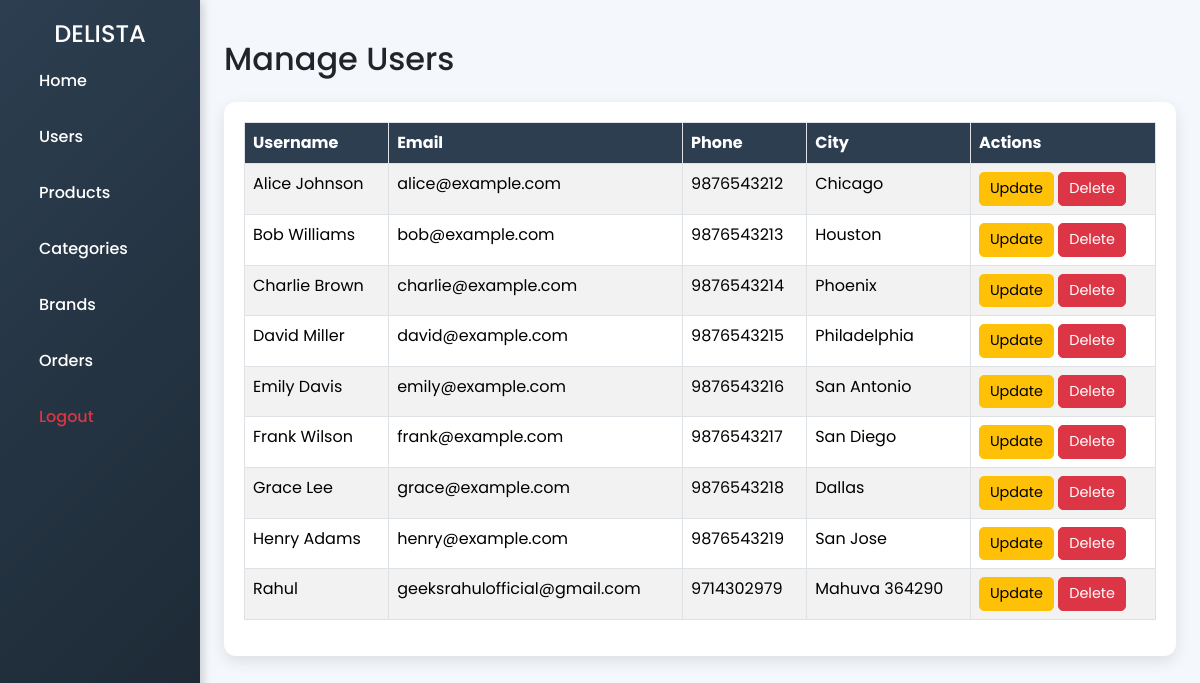
The app's page /admin/users/index.php (signed in) with its own data.
### tables this page shows
CREATE TABLE `users` (
  `id` int(11) NOT NULL,
  `username` varchar(50) NOT NULL,
  `email` varchar(100) NOT NULL,
  `phone` varchar(15) NOT NULL,
  `password` varchar(255) NOT NULL,
  `address` varchar(255) DEFAULT NULL,
  `city` varchar(50) DEFAULT NULL
);

### admin/users/index.php (the view, shortened to what this page needs)
<!DOCTYPE html>
<html lang="en">
<head>
    <link href="../../assets/css/bootstrap.min.css" rel="stylesheet">
</head>
<body>
<?php
    include '../../db/config.php';
?>
<div class="container-fluid">
    <div class="row">
        <?php include '../sidebar.php'; ?>
        <main class="col-md-9 ms-sm-auto col-lg-10 px-md-4 content">
            <h2 class="mb-4">Manage Users</h2>
            <div class="table-container">
                <table class="table table-bordered table-striped">
                    <thead>
                        <tr>
                            <th>Username</th>
                            <th>Email</th>
                            <th>Phone</th>
                            <th>City</th>
                            <th>Actions</th>
                        </tr>
                    </thead>
                    <tbody>
                        <?php
                        $query = "SELECT * FROM users";
                        $result = mysqli_query($conn, $query);
                        if(mysqli_num_rows($result) > 0) {
                            while($row = mysqli_fetch_assoc($result)) {
                                echo "<tr>
                                        <td>{$row['username']}</td>
                                        <td>{$row['email']}</td>
                                        <td>{$row['phone']}</td>
                                        <td>{$row['city']}</td>
                                        <td>
                                            <a href='update.php?id={$row['id']}' class='btn btn-warning btn-sm'>Update</a>
                                            <a href='delete.php?id={$row['id']}' class='btn btn-danger btn-sm' onclick='return confirm(Are you sure?)'>Delete</a>
                                        </td>
                                      </tr>";
                            }
                        } else {
                            echo "<tr><td colspan='7' class='text-center'>No Users Found</td></tr>";
                        }
                        ?>
                    </tbody>
                </table>
            </div>
        </main>
    </div>
</div>
</body>
</html>

### admin/users/index.php (style rules this page uses)
body { background: #f4f7fc; font-family: 'Poppins', sans-serif; }
.content { padding: 40px; }
.table-container { background: white; padding: 20px; border-radius: 12px; box-shadow: 0px 5px 15px rgba(0, 0, 0, 0.1); }
.table th { background: #2c3e50; color: white; }
.btn-sm { font-size: 0.9rem; padding: 5px 10px; border-radius: 5px; }

### records on screen
users: username "Alice Johnson", email "alice@example.com", phone "9876543212", city "Chicago"
users: username "Bob Williams", email "bob@example.com", phone "9876543213", city "Houston"
users: username "Charlie Brown", email "charlie@example.com", phone "9876543214", city "Phoenix"
users: username "David Miller", email "david@example.com", phone "9876543215", city "Philadelphia"
users: username "Emily Davis", email "emily@example.com", phone "9876543216", city "San Antonio"
users: username "Frank Wilson", email "frank@example.com", phone "9876543217", city "San Diego"
users: username "Grace Lee", email "grace@example.com", phone "9876543218", city "Dallas"
users: username "Henry Adams", email "henry@example.com", phone "9876543219", city "San Jose"
users: username "Rahul", email "geeksrahulofficial@gmail.com", phone "9714302979", city "Mahuva 364290"
